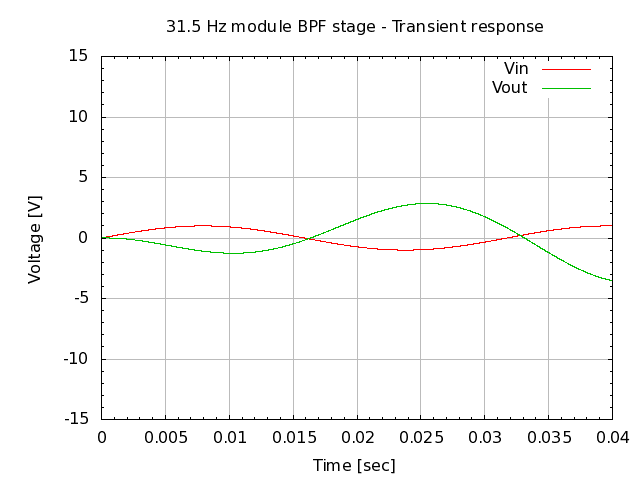

Reproduce this figure in gnuplot.
# setup terminal
set term png

# setup graph
set output "26.006.00.02.02-2.png"
set title "31.5 Hz module BPF stage - Transient response"

# setup Y-axis
set yrange [-15:15]
set grid ytics lt 1 lw 1 lc rgb "#bbbbbb"
set mytics
set ylabel "Voltage [V]"

# setup X-axis
set grid xtics lt 1 lw 1 lc rgb "#bbbbbb"
set mxtics
set xrange [0:0.04]
set xlabel "Time [sec]"

# setup plot style
set style data lines
plot '26.006.00.02.02.dat' using 1:2 title "Vin", \
     '26.006.00.02.02.dat' using 1:3 title "Vout"

# set output back to default
set output

# reset terminal type
set terminal pop
